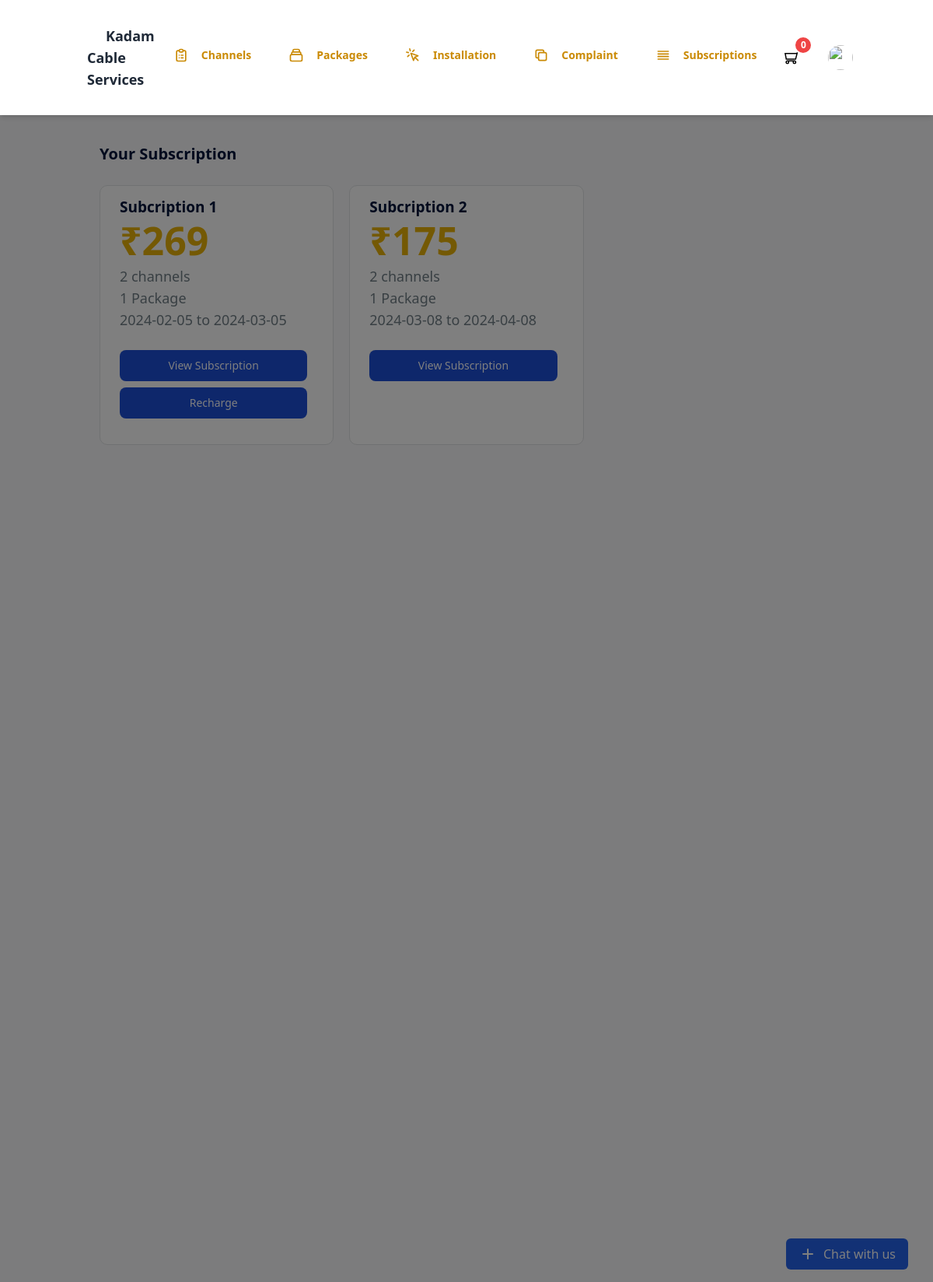
The app's page /Main/Customer/custsubscribed.php (signed in) with its own data.
### tables this page shows
CREATE TABLE `paidforsubscription` (
  `paid_sub_id` int(11) DEFAULT NULL,
  `paid_trans_id` varchar(25) DEFAULT NULL
);

CREATE TABLE `payment` (
  `transaction_id` varchar(25) NOT NULL,
  `pay_mode` varchar(15) DEFAULT NULL,
  `pay_amount` int(11) DEFAULT NULL,
  `pay_date` date DEFAULT NULL,
  `pay_time` time DEFAULT NULL,
  `pay_status` varchar(10) DEFAULT NULL
);

CREATE TABLE `subscription` (
  `sub_id` int(11) NOT NULL,
  `sub_start_date` date DEFAULT NULL,
  `sub_end_date` date DEFAULT NULL,
  `sub_cust_id` varchar(100) DEFAULT NULL
);

### Main/Customer/custsubscribed.php (the view, shortened to what this page needs)
<?php
if(isset($_SESSION["email"]) && isset($_SESSION["firstname"]) && isset($_SESSION["lastname"]) && isset($_SESSION["type"])  )
{
    $email = $_SESSION["email"];
}else{
    echo ("<script>location.href='Login.php'</script>");
}
include("../../config/connect.php");
?>
<!DOCTYPE html>
<html :class="{ 'theme-dark': dark }" x-data="data()" lang="en">
  <head>
    <link rel="stylesheet" href="https://unpkg.com/tailwindcss@2.2.19/dist/tailwind.min.css"/>
    <script src="https://cdn.tailwindcss.com"></script>
    <link href="https://cdnjs.cloudflare.com/ajax/libs/flowbite/2.2.0/flowbite.min.css" rel="stylesheet" />
    <link rel="stylesheet" type="text/css" href="https://cdn.jsdelivr.net/npm/toastify-js/src/toastify.min.css">
  </head>
  <body>
    <div
      class="flex h-screen bg-gray-50 dark:bg-gray-900"
      :class="{ 'overflow-hidden': isSideMenuOpen}"
    >
      <div class="flex flex-col flex-1">
      <?php include("./layouts/header/cust_header.php"); ?>
        <main class="h-full pb-16 overflow-y-auto">
          <div class="container px-0 mx-auto grid">
         <div class='flex min-h-screen pt-[30px] px-[40px]'>
            <div class="min-w-full">
                <p class="text-[#00153B] text-[20px] leading-[40px] font-semibold">
                    Your Subscription
                </p>
                <div class="mt-[20px] grid grid-cols-3 gap-[20px]">
                    <?php
                    $count = 1;
                     $getsubscription="SELECT * FROM `subscription` , `payment` , `paidforsubscription` WHERE `subscription`.`sub_id`= `paidforsubscription`.`paid_sub_id`AND `paidforsubscription`.`paid_trans_id`=`payment`.`transaction_id` AND `subscription`.`sub_cust_id`='$email'";
                     $executegetsubscription= mysqli_query($con,$getsubscription);
                     if (mysqli_num_rows($executegetsubscription)> 0 ) {
                       while ($row= mysqli_fetch_assoc($executegetsubscription)) {
                        $subscription_id=$row["sub_id"];
                        ?>
                            <div key="1" class="w-full bg-[#fff] rounded-[10px] shadow-[0px 1px 2px #E1E3E5] border border-[#E1E3E5] divide-y">
                        <div class="pt-[15px] px-[25px] pb-[25px]">
                        <div>
                            <p class="text-[#00153B] text-[19px] leading-[24px] font-bold">
                                Subcription <?php echo $count; ?>
                            </p>
                            <p class="text-yellow-500 text-[50px] leading-[63px] font-bold">
                                ₹<?php echo($row["pay_amount"])?>
                            </p>
                        </div>
                        <div>
                            <p class="text-[#717F87] text-[18px] leading-[28px] font-medium">
                                <?php $get_number_of_channels = "SELECT * FROM `subscribeforchannel` WHERE `subchan_id` = '$subscription_id' ";
                                echo(mysqli_num_rows(mysqli_query($con,$get_number_of_channels))); ?> channels
                            </p>
                            <p class="text-[#717F87] text-[18px] leading-[28px] font-medium">
                            <?php $get_number_of_channels = "SELECT * FROM `subscribeforpackage` WHERE `subpack_id` = '$subscription_id' ";
                                echo(mysqli_num_rows(mysqli_query($con,$get_number_of_channels))); ?> Package
                            </p>
                            <p class="text-[#717F87] text-[18px] leading-[28px] font-medium">
                             <?php echo($row["sub_start_date"]);?> to <?php echo($row["sub_end_date"]); ?>
                            </p>
                            <div class="mt-[25px] w-full flex flex-wrap">
                            <a href="viewsubcription.php?id=<?php echo($subscription_id);?>" class="text-center w-full text-white bg-blue-700 hover:bg-blue-800 focus:ring-4 focus:ring-blue-300 font-medium rounded-lg text-sm px-5 py-2.5 me-2 mb-2 dark:bg-blue-600 dark:hover:bg-blue-700 focus:outline-none dark:focus:ring-blue-800">
                                View Subscription
                            </a>
                            <?php
                                $start_date = $row["sub_start_date"];
                                $end_date = $row["sub_end_date"];
                                $current_date = date("Y-m-d");
                                if ($start_date <= $current_date && $end_date >= $current_date)  {
                                ?>
                                <?php
                                } else {
                                ?>
                                    <button type="button" onclick="PayRecharge(<?php echo $subscription_id; ?>,<?php echo($row['pay_amount'])?>)" class="w-full text-white bg-blue-700 hover:bg-blue-800 focus:ring-4 focus:ring-blue-300 font-medium rounded-lg text-sm px-5 py-2.5 me-2 mb-2 dark:bg-blue-600 dark:hover:bg-blue-700 focus:outline-none dark:focus:ring-blue-800">Recharge</button>
                                <?php
                                }
                            ?>
                        </div>
                        </div>
                        </div>
                    </div>
                        <?php
                        $count=$count+1;
                       }
                     }
                     include("./botchat.php")
                     ?>
                </div>
            </div>
        </div>
          </div>
        </main>
      </div>
    </div>
  </body>
</html>

### records on screen
paidforsubscription: paid_trans.pay_amount "269", mysqli_num_rows(mysqli_query($con,$get_number_of_channels)) "2", mysqli_num_rows(mysqli_query($con,$get_number_of_channels)) "1", paid_sub_id.sub_start_date "2024-02-05", paid_sub_id.sub_end_date "2024-03-05"
paidforsubscription: paid_trans.pay_amount "175", mysqli_num_rows(mysqli_query($con,$get_number_of_channels)) "2", mysqli_num_rows(mysqli_query($con,$get_number_of_channels)) "1", paid_sub_id.sub_start_date "2024-03-08", paid_sub_id.sub_end_date "2024-04-08"
